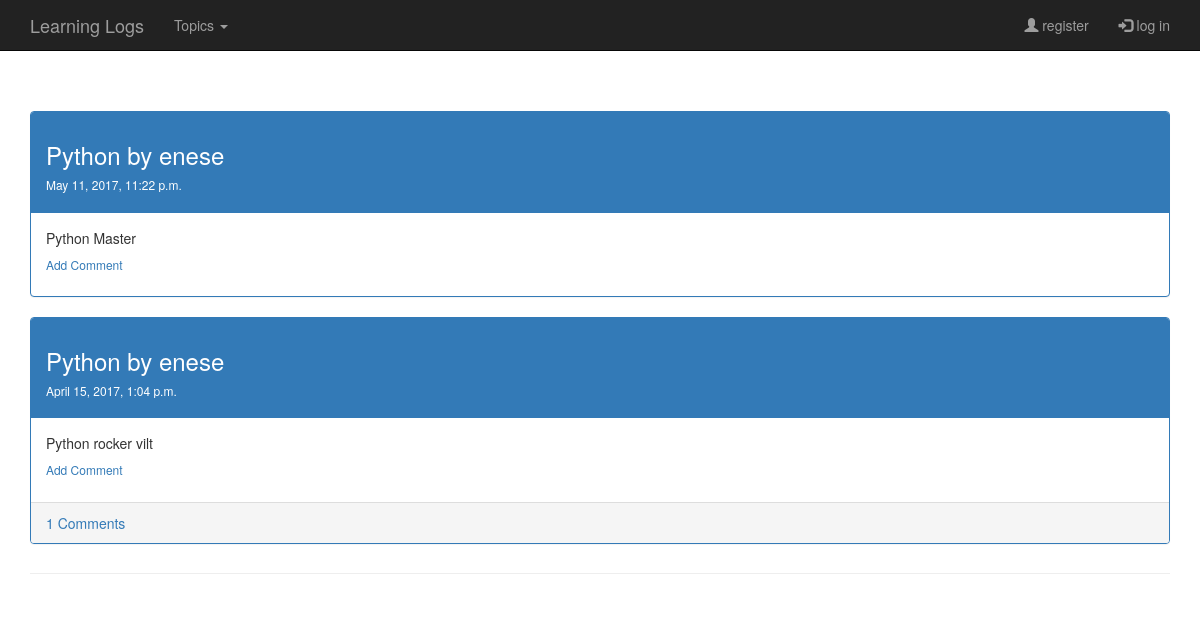
/public_entries/python/, run on an earlier commit of the app's database.
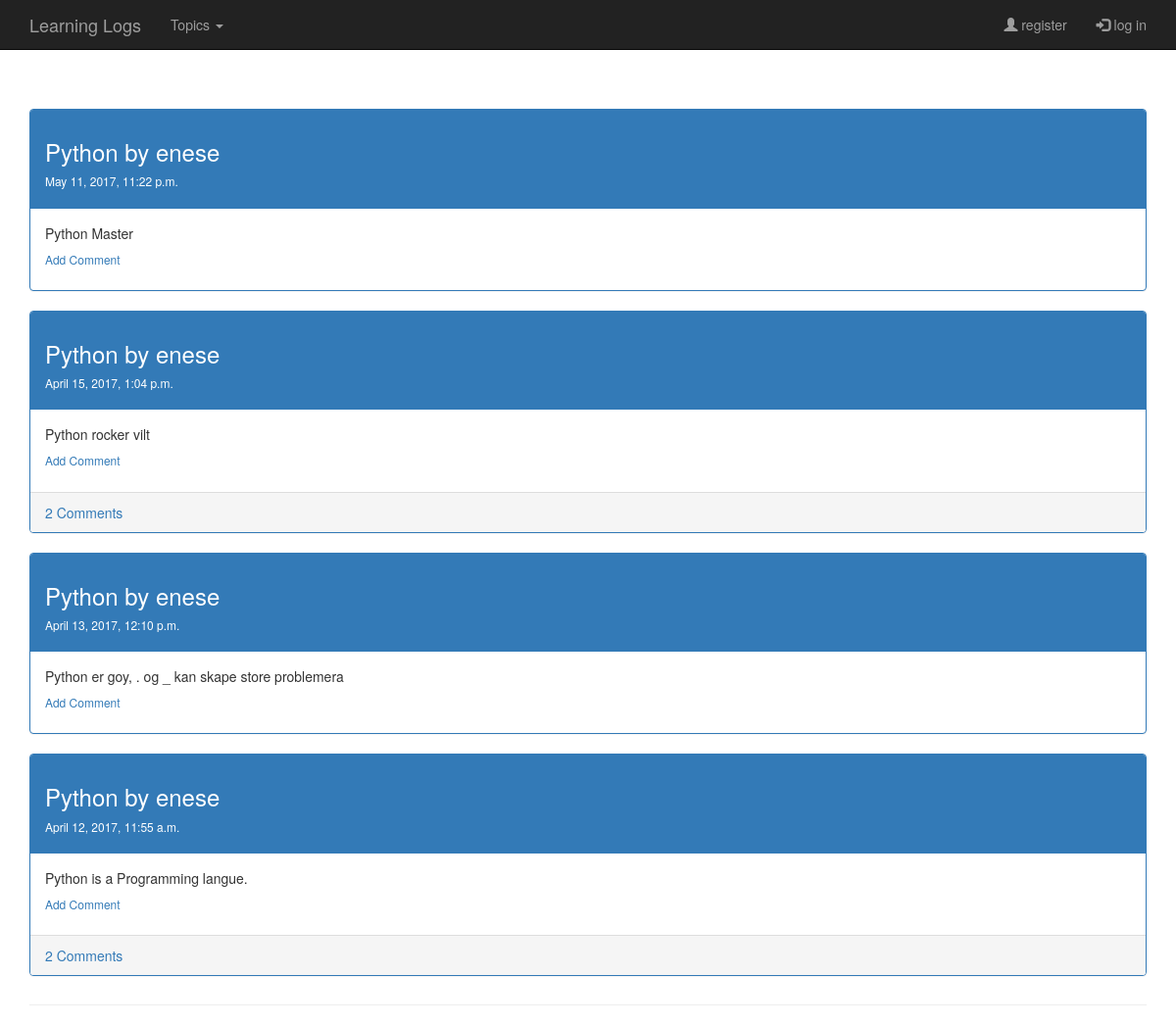
And on a later commit of the database.
### LearningLogs/models.py (models this page shows, shortened)
class Entry(models.Model):
    topic = models.ForeignKey(Topic)
    text = models.TextField()
    date_added = models.DateTimeField(auto_now_add=True)
    public = models.BooleanField(default=False)
    class Meta:
        verbose_name_plural = 'entries'

class Topic(models.Model):
    text = models.CharField(max_length=200)
    slug = models.SlugField()
    date_added = models.DateTimeField(auto_now_add=True)
    owner = models.ForeignKey(User)
    def __unicode__(self):
        return self.text

### LearningLogs/views.py (the view)
# urls.py: url(r'^public_entries/(?P<topic_slug>\w+)/$', views.public_topics, name='public_entries'),
def public_topics(request, topic_slug):
    entries = Entry.objects.all().filter(public=True,topic__slug=topic_slug).order_by('-date_added')
    comments = Comments.objects.filter(entry__topic__slug=topic_slug)
    context = {"entries": entries, "comments": comments}
    return render(request, 'LearningLogs/public_entries.html', context)

### LearningLogs/context_processors.py (called while the page is built)
def add_variables_to_context(request):
    if request.user.is_authenticated():
        topic = Topic.objects.filter(owner=request.user)
    else:
        topic = []
    publicEntries = Entry.objects.filter(public=True)
    b = []
    publicTopics = []
    for a in publicEntries:
        if a.topic.text not in b:
            b.append(a.topic.text)
            publicTopics.append(a)
    return{"MenuTopics": topic, "publicTopics":publicTopics,}

### LearningLogs/models.py (called while the page is built)
    def __unicode__(self):
        return self.text

### templates/LearningLogs/public_entries.html (shortened to what this page needs)
{% extends "LearningLogs/base.html" %}
{% block content %}
{% for entry in entries %}
    <div class="panel panel-primary">
        <div class="panel-heading">
            <h3>{{ entry.topic}} by {{ entry.topic.owner }}    </h3>
            <h6>
               {{ entry.date_added }}
            </h6>
        </div>
        <div class="panel-body">
            {{ entry.text}}
            <h6><a href="{% url 'LearningLogs:new_comment' entry.id %}">Add Comment</a> </h6>
        </div>
    {% if entry.comments_set.count > 0 %}
    <div class="panel-footer">
     <a data-toggle="collapse" href="#{{ entry.id }}">{{ entry.comments_set.count }} Comments</a>
    </div>
    {% endif %}
</div>
                {% endfor %}
{% endblock content %}

### templates/LearningLogs/base.html (shortened to what this page needs)
{% load bootstrap3 %}
{% load staticfiles %}
<!DOCTYPE html>
<html lang="en">
<head>
    {% bootstrap_css %}
</head>
<body>
<nav class="navbar navbar-inverse navbar-static-top">
    <div class="container">
        <div class="navbar-header">
            <a class="navbar-brand" href="{% url 'LearningLogs:index' %}">Learning Logs</a>
        </div>
        <div id="navbar" class="navbar-collapse collapse">
            <ul class="nav navbar-nav">
                   <li class="dropdown">
         <a class="dropdown-toggle" data-toggle="dropdown" href="#">Topics
         <span class="caret"></span></a>
                     </li>
            </ul>
            <ul class="nav navbar-nav navbar-right">
                {% if user.is_authenticated %}
                <li><a>Hello, {{ user.username }}</a></li>
                <li><a href="{% url 'users:logout' %}"><span class="glyphicon glyphicon-log-out"></span> log out</a> </li>
                {% else %}
                <li><a href="{% url 'users:register' %}"><span class="glyphicon glyphicon-user"></span> register</a> </li>
                <li><a href="{% url 'users:login' %}"><span class="glyphicon glyphicon-log-in"></span> log in</a> </li>
                {% endif %}
            </ul>
        </div>
    </div>
</nav>
<div class="container">
    <div class="page-header">
        {% block content %}{% endblock content %}
    </div>
</div>
</body>
</html>

What changed in the data, as far as the page shows it:
computed for Entry "Python rocker vilt": comments_set.count "1" → "2"
now on this page (row edited): Entry: topic "Python", topic.owner "enese", date_added "April 13, 2017, 12:10 p.m.", text "Python er goy, . og _ kan skape store problemera"
now on this page (row edited): Entry: topic "Python", topic.owner "enese", date_added "April 12, 2017, 11:55 a.m.", text "Python is a Programming langue.", comments_set.count "2"
